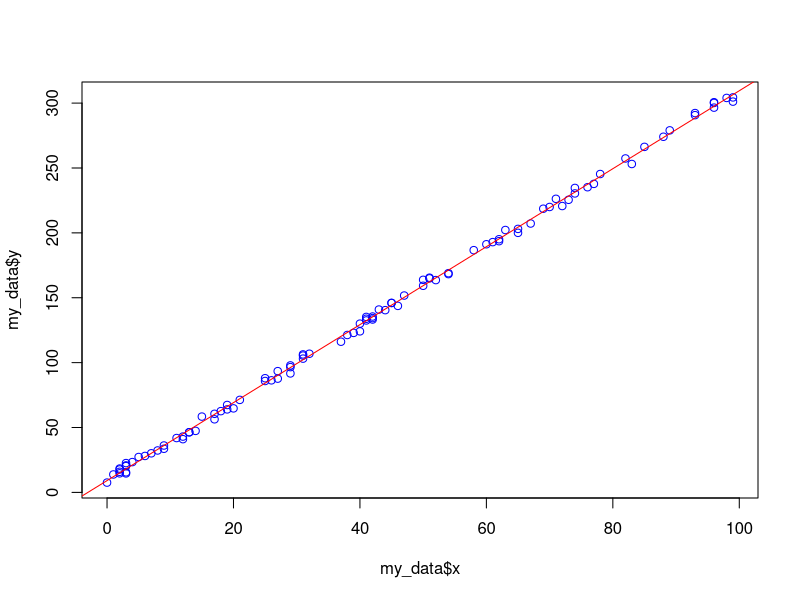

Write R code to recreate this figure.

# My own sandpit practice on testing accuracy of models

# Create dataset
set.seed(1977)
x <- floor(runif(100, 0, 101))
my_error <- 10 * runif(100)
average_error <- mean(my_error)
y <- round((4 + (3 * x) + my_error),3)
my_data <- as.data.frame(cbind(x,y))

# Run regression analysis
require(caret)

# Calculate/determine logistic regression model
lm_model <- train(data = my_data, y ~ x, method = "lm")
lm_model$finalModel
lm_model$results

# Plot results
plot(my_data$x, my_data$y, col = "blue")   # Plot data points
abline(lm_model$finalModel$coefficients[1],lm_model$finalModel$coefficients[2], col = "red")   # Plot predictive model line

my_data$predict_lm <- predict(lm_model, my_data)
my_data$RMSE <- (my_data$y - my_data$predict_lm)^2
mean(my_data$RMSE)
RMSE_calc <- sqrt(mean(my_data$RMSE))
lm_model$results$Rsquared
lm_model$results$RMSE
RMSE_mean <- sum(sqrt(my_data$RMSE))/nrow(my_data)
NRMSE <- RMSE_calc/mean(my_data$y)

mean(my_data$RMSE)
my_data$RMSED <- my_data$RMSE/mean(my_data$y)
View(my_data)
mean(my_data$RMSED)

lm_model2 <- lm(y ~ x, data = my_data)
lm_model2$residuals
crossprod(lm_model2$residuals)


###############################################################
# Run a loop that increases error, calculated a model, predicts 
# results and then determines the accuracy for comparison.

# Set error values
error_values <- c(1, 10, 100, 1000)
RMSE <- rep(NA, 4)
RMSED <- rep(NA, 4)
# Create empty dataframe for populating with error results
error_df <- as.data.frame(matrix(data = NA, nrow = 4, ncol = 6))
my_names <- rep(c("RMSE", "RMSED"), 3)
my_models <- c(rep("lm",2), rep("glm", 2), rep("rf",2))
colnames(error_df) <- paste(my_names, my_models, sep = "_")
error_df <- cbind(error_values, error_df)

for (e in 1:length(error_values)){
  # Create dataset
  set.seed(1977)
  x <- floor(runif(100, 0, 101))
  my_error <- error_values[e] * runif(100)
  y <- round((4 + (3 * x) + my_error),3)
  my_data <- as.data.frame(cbind(x,y))
  
  # Load required packages
  require(caret)
  # Calculate/determine logistic regression model
  lm_model <- train(data = my_data, y ~ x, method = "lm")
  glm_model <- train(data = my_data, y ~ x, method = "glm")
  rf_model <- train(data = my_data, y ~ x, method = "rf")
  
  # Predict results
  # my_data$predict_lm <- predict(lm_model, my_data)
  # my_data$delta_squared <- (my_data$y - my_data$predict_lm)^2
  
  # Store error RMSE in 
  error_df[e, 2] <- lm_model$results$RMSE
  error_df[e, 3] <- lm_model$results$RMSE / mean(my_data$y)
  error_df[e, 4] <- glm_model$results$RMSE
  error_df[e, 5] <- glm_model$results$RMSE / mean(my_data$y)
  error_df[e, 6] <- rf_model$results$RMSE
  error_df[e, 7] <- rf_model$results$RMSE / mean(my_data$y)
}

View(error_df)

